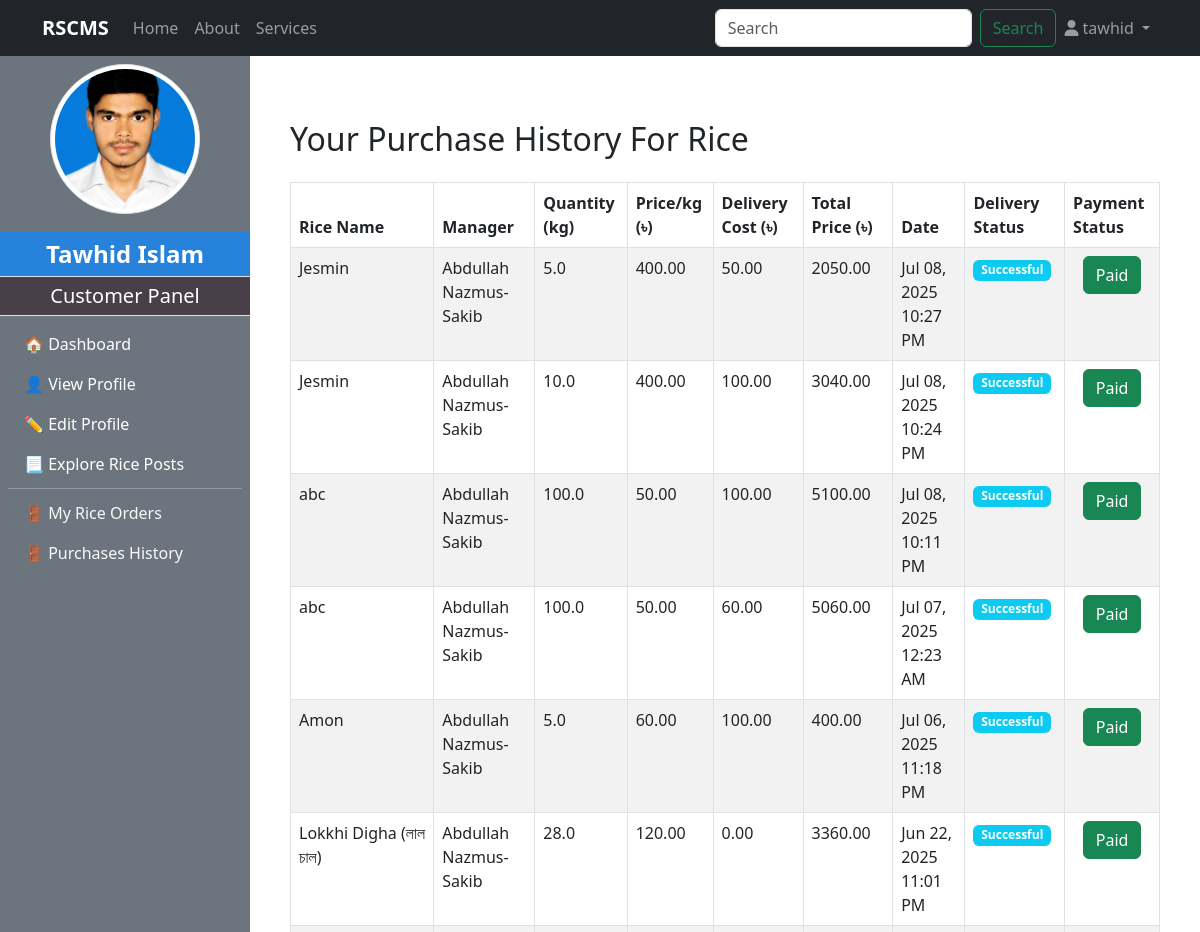
Page /customer/rice_purchases_history/ (signed in, upper part) on the earlier database version.
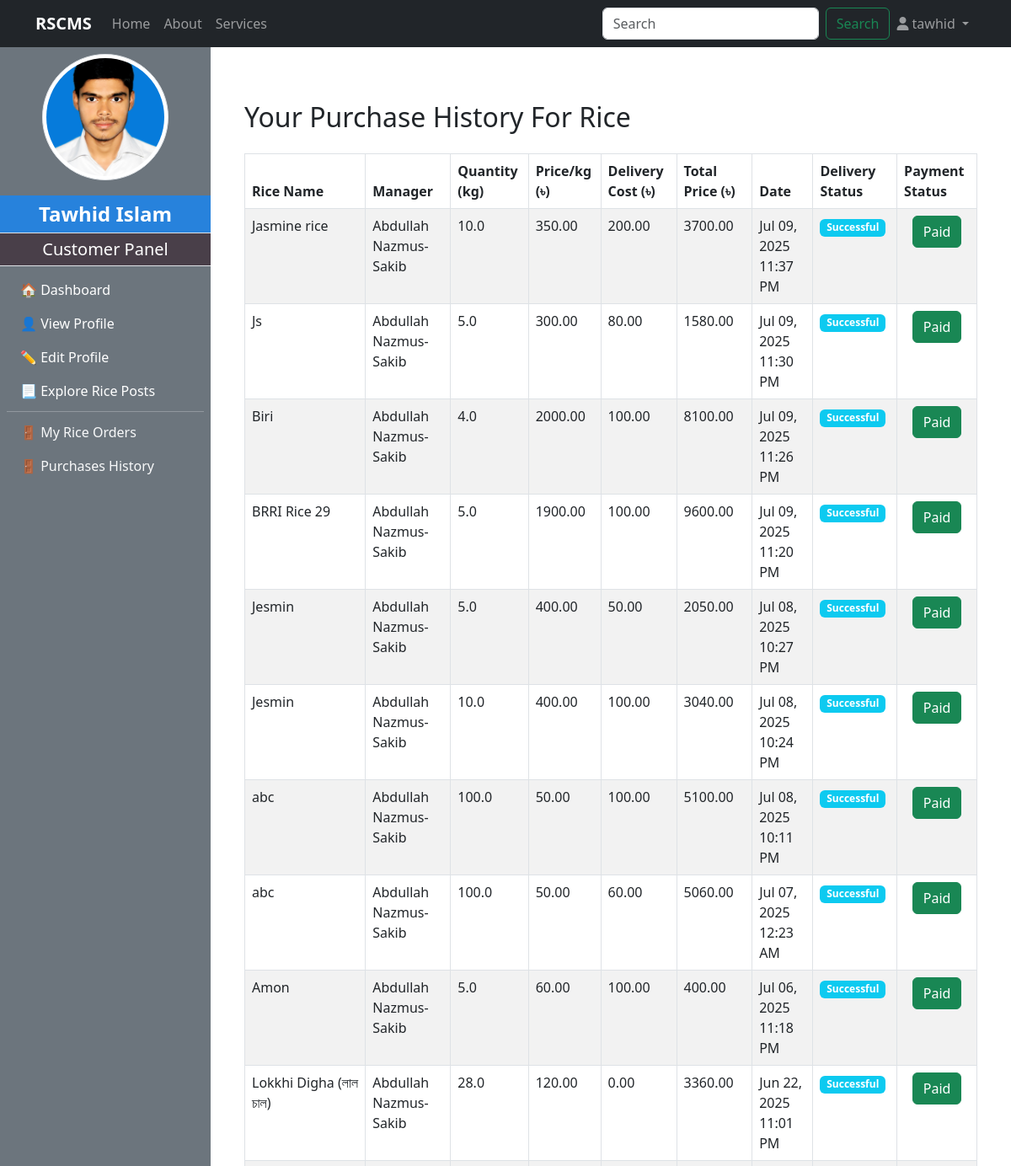
Same page on the later database version.
### customer/models.py (models this page shows, shortened)
class Purchase_Rice(models.Model):
    STATUS_CHOICES = [
        ('Pending', 'Pending'),
        ('Accepted', 'Accepted'),
        ('Cancel', 'Cancel'),
        ('Shipping', 'Shipping'),
        ('Delivered', 'Delivered'),
        ('Successful', 'Successful'),
    ]
    customer = models.ForeignKey(CustomUser, on_delete=models.CASCADE, related_name='customer_rice_purchases')
    rice = models.ForeignKey(RicePost, on_delete=models.CASCADE, related_name='customer_rice_orders')
    quantity_purchased = models.FloatField()
    total_price = models.DecimalField(max_digits=10, decimal_places=2)
    profit_or_loss = models.DecimalField(max_digits=10, decimal_places=2, default=0)
    delivery_cost = models.DecimalField(max_digits=6, decimal_places=2, default=0)
    is_confirmed = models.BooleanField(default=False)
    payment = models.BooleanField(default=False)
    status = models.CharField(max_length=20, choices=STATUS_CHOICES, default='Pending')  # ✅ New field
    purchase_date = models.DateTimeField(auto_now_add=True)

### manager/models.py (models this page shows, shortened)
class RicePost(models.Model):
    manager = models.ForeignKey(CustomUser,on_delete=models.CASCADE, limit_choices_to={'role':'manager'},related_name="managerPost")
    rice_name = models.CharField(max_length=200, blank=True, null=True)
    quality = models.CharField(max_length=100)
    quantity_kg = models.FloatField()
    price_per_kg = models.DecimalField(max_digits=6, decimal_places=2)
    description = models.TextField()
    is_sold = models.BooleanField(default=False)
    rice_image = models.ImageField(upload_to="rice_image/",blank=True,null=True)
    created_at = models.DateTimeField(auto_now_add=True)

class ManagerProfile(models.Model):
    user = models.OneToOneField(CustomUser,on_delete=models.CASCADE,limit_choices_to={'role':'manager'},related_name="managerprofile")
    full_name = models.CharField(max_length=100)
    phone_number = models.CharField(max_length=11)
    transaction_password = models.CharField(blank=True)
    address = models.TextField()
    mill_name = models.CharField(max_length=100)
    mill_location = models.TextField()
    profile_image = models.ImageField(upload_to="manager_profile/",blank=True,null=True)
    experience_year = models.PositiveIntegerField(blank=True, null=True)
    bio = models.TextField(blank=True)
    created_at = models.DateTimeField(auto_now_add=True)

### accounts/models.py (models this page shows, shortened)
class CustomUser(AbstractUser):
    ROLE_CHOICES = (
        ('admin', 'Admin'),
        ('manager', 'Manager'),
        ('customer', 'Customer'),
        ('dealer', 'Dealer'),
    )
    role = models.CharField(max_length=20, choices=ROLE_CHOICES, default='admin')

### customer/views.py (the view)
# urls.py: path('rice_purchases_history/', views.rice_purchases_history, name='rice_purchases_history'),
def rice_purchases_history(request):
    purchases_rice = Purchase_Rice.objects.filter(customer=request.user).order_by("-purchase_date")
    context = {
        "purchases_rice": purchases_rice
    }
    return render(request, "customer/purchase_history.html", context)

### admin_panel/context_processors.py (called while the page is built)
def admin_profile(request):
    if request.user.is_authenticated:
        try:
            admin = AdminProfile.objects.get(user=request.user)
            return {'admin': admin}
        except AdminProfile.DoesNotExist:
            return {}
    return {}

### customer/context_processors.py (called while the page is built)
def customer_profile(request):
    if request.user.is_authenticated:
        try:
            customer = CustomerProfile.objects.get(user=request.user)
            return {'customer': customer}
        except CustomerProfile.DoesNotExist:
            return {}
    return {}

### manager/context_processors.py (called while the page is built)
def manager_profile(request):
    if request.user.is_authenticated:
        try:
            manager = ManagerProfile.objects.get(user=request.user)
            return {'manager': manager}
        except ManagerProfile.DoesNotExist:
            return {}
    return {}

### customer/templates/customer/purchase_history.html (shortened to what this page needs)
{% extends "base.html" %}
{% block content %}
<div class="container mt-5">
    <h2 class="mb-4">Your Purchase History For Rice</h2>
    {% if purchases_rice %}
        <table class="table table-bordered table-striped">
            <thead class="thead-dark">
                <tr>
                    <th>Rice Name</th>
                    <th>Manager</th>
                    <th>Quantity (kg)</th>
                    <th>Price/kg (৳)</th>
                    <th>Delivery Cost (৳)</th>
                    <th>Total Price (৳)</th>
                    <th>Date</th>
                    <th>Delivery Status</th>
                    <th>Payment Status</th>
                </tr>
            </thead>
            <tbody>
                {% for purchase in purchases_rice %}
                {% if purchase.status == "Successful" %}
                <tr>
                    <td>{{ purchase.rice.rice_name }}</td>
                    <td>{{ purchase.rice.manager.managerprofile.full_name }}</td>
                    <td>{{ purchase.quantity_purchased }}</td>
                    <td>{{ purchase.rice.price_per_kg }}</td>
                    <td>{{ purchase.delivery_cost }}</td>
                    <td>{{ purchase.total_price }}</td>
                    <td>{{ purchase.purchase_date|date:"M d, Y h:i A" }}</td>
                    <td><span class="badge bg-info">{{purchase.status}}</span></td>
                    <td class="text-center">
                        {% if purchase.payment %}
                            <span class="btn btn-success">Paid</span>
                        {% endif %}
                    </td>
                </tr>
                {% endif %}
                {% endfor %}
            </tbody>
        </table>
    {% else %}
        <p>You have not made any purchases yet.</p>
    {% endif %}
</div>
{% endblock %}

Differences in the rows shown:
added Purchase_Rice: rice.rice_name "Jasmine rice", rice.manager.managerprofile.full_name "Abdullah Nazmus-Sakib", quantity_purchased "10.0", rice.price_per_kg "350.00", delivery_cost "200.00", total_price "3700.00", purchase_date "Jul 09, 2025 11:37 PM", status "Successful", payment "Paid"
added Purchase_Rice: rice.rice_name "Js", rice.manager.managerprofile.full_name "Abdullah Nazmus-Sakib", quantity_purchased "5.0", rice.price_per_kg "300.00", delivery_cost "80.00", total_price "1580.00", purchase_date "Jul 09, 2025 11:30 PM", status "Successful", payment "Paid"
added Purchase_Rice: rice.rice_name "Biri", rice.manager.managerprofile.full_name "Abdullah Nazmus-Sakib", quantity_purchased "4.0", rice.price_per_kg "2000.00", delivery_cost "100.00", total_price "8100.00", purchase_date "Jul 09, 2025 11:26 PM", status "Successful", payment "Paid"
added Purchase_Rice: rice.rice_name "BRRI Rice 29", rice.manager.managerprofile.full_name "Abdullah Nazmus-Sakib", quantity_purchased "5.0", rice.price_per_kg "1900.00", delivery_cost "100.00", total_price "9600.00", purchase_date "Jul 09, 2025 11:20 PM", status "Successful", payment "Paid"
